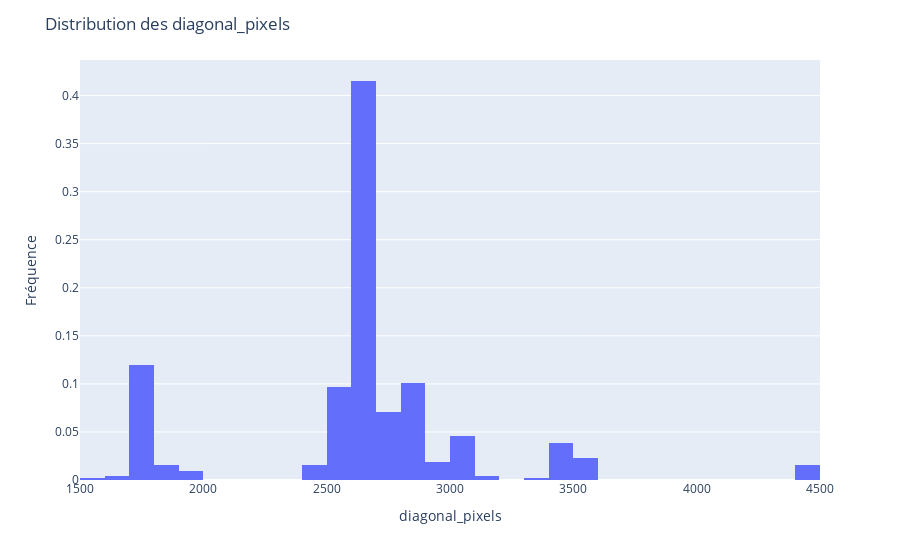

This figure's notebook cell:
### Code cell
import plotly.express as px

fig = px.histogram(df, x="diagonal_pixels", histnorm="probability")
fig.update_layout(
    title="Distribution des diagonal_pixels",
    xaxis_title="diagonal_pixels",
    yaxis_title="Fréquence",
)
fig.show()

### Figure 1 — Plotly figure (JSON) as saved in the notebook; plotly's stock layout.template omitted (floating-point values rounded to 4 significant figures; data arrays with more than 128 entries replaced by an {"elided": "..."} marker saying what was removed)
{"data": [{"alignmentgroup": "True", "bingroup": "x", "histnorm": "probability", "hovertemplate": "diagonal_pixels=%{x}<br>probability=%{y}<extra></extra>", "legendgroup": "", "marker": {"color": "#636efa", "pattern": {"shape": ""}}, "name": "", "offsetgroup": "", "orientation": "v", "showlegend": false, "type": "histogram", "x": {"elided": "436 float values"}, "xaxis": "x", "yaxis": "y"}], "layout": {"barmode": "relative", "legend": {"tracegroupgap": 0}, "margin": {"t": 60}, "title": {"text": "Distribution des diagonal_pixels"}, "xaxis": {"anchor": "y", "domain": [0, 1], "title": {"text": "diagonal_pixels"}}, "yaxis": {"anchor": "x", "domain": [0, 1], "title": {"text": "Fréquence"}}}}
